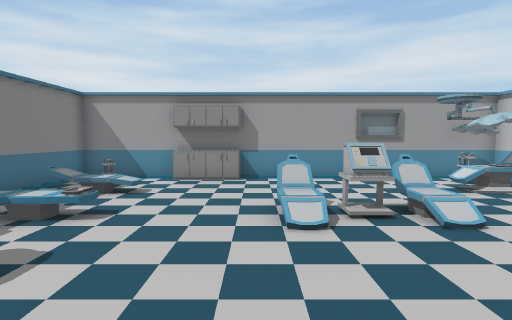
view 1 (above)

12 first-person views from a walk through a Unity game level. The camera is 1.4 m above the floor, tilts 4° down and sees 80° across. Doors are open. The floor is counted in squares, 1 m on a side. Each view is taken from the middle of a square. On the plan, view 1 faces up. The plan holds only what a view shows up to about 14 squares ahead; the rest is blank. The place goes on beyond the plan.

view 2
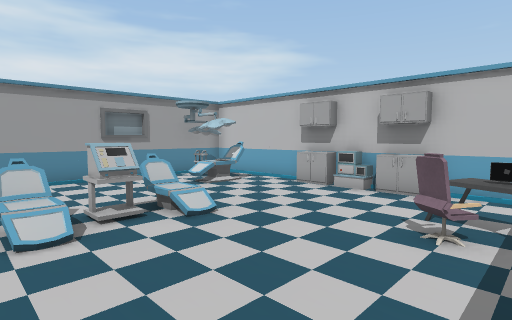

view 3
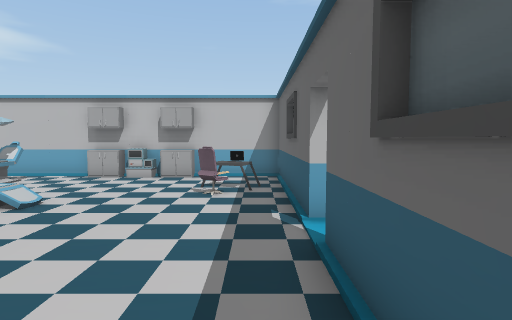

view 4
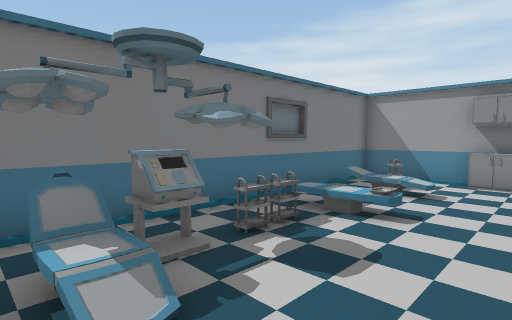

view 5
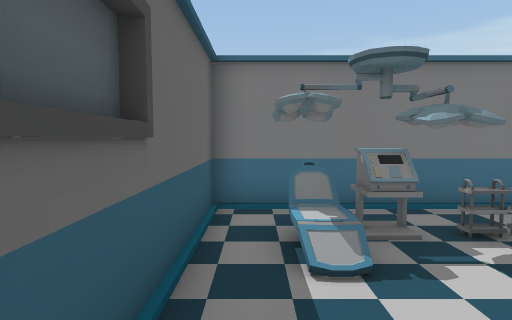

view 6
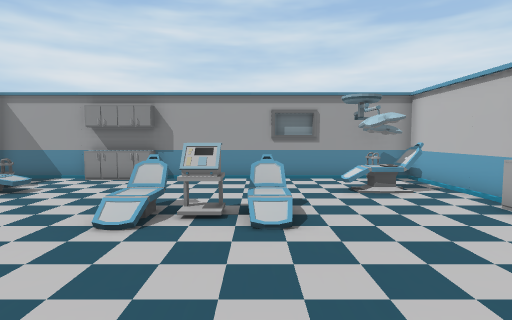

view 7
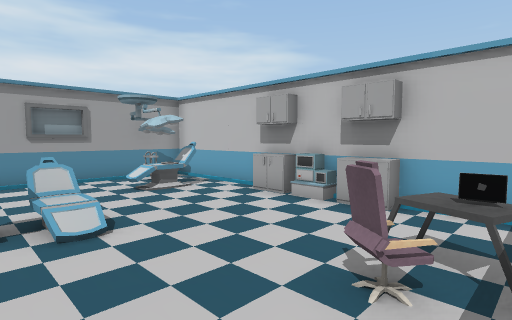

view 8
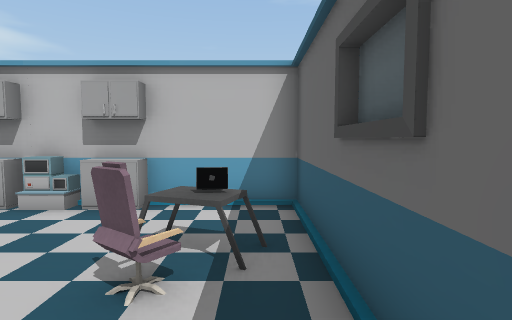

view 9
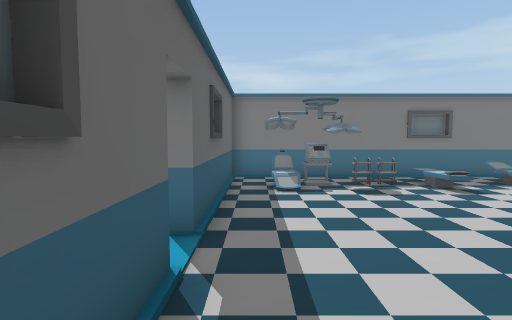

view 10
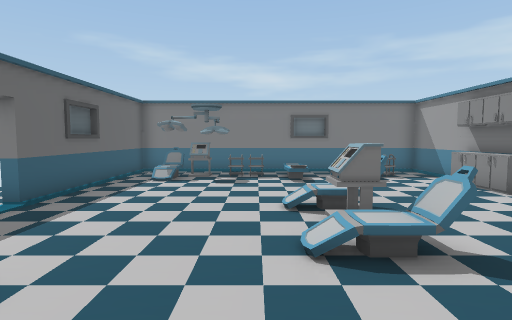

view 11
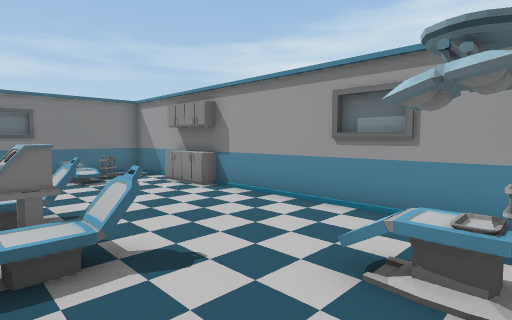

view 12
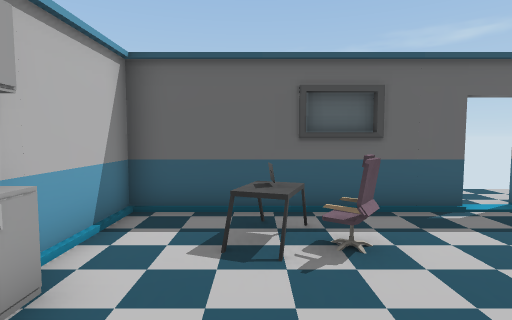

### Floor plan
Key: @ floor where view 1 was taken; # wall or solid block; . floor; / step, stairs or slope; D open door; O other object.
Columns run from 6 left of view 1 to 9 right of it. Each row starts with its distance up from view 1.
 11 ####OO##########
 10 #...OO.......O.#
  9 #.O..........O.#
  8 #OO.........#O.#
  7 #......O.O.....#
  6 #......OOO....O#
  5 #......OOO....O#
  4 #.O...........O#
  3 #.O...........O#
  2 #O#...........O#
  1 #OO/.......#O..#
  0 #.....@.....O..#
 -1 #######DD#######

Positions as (right, up) in squares from view 1, and headings:
1: (0, 0), facing up
2: (0, 0), facing up-right
3: (-3, 0), facing right
4: (-1, 0), facing up-left
5: (0, 0), facing left
6: (3, 0), facing up
7: (2, 0), facing up-right
8: (2, 0), facing right
9: (5, 0), facing left
10: (7, 4), facing left
11: (7, 5), facing up-left
12: (6, 5), facing down
